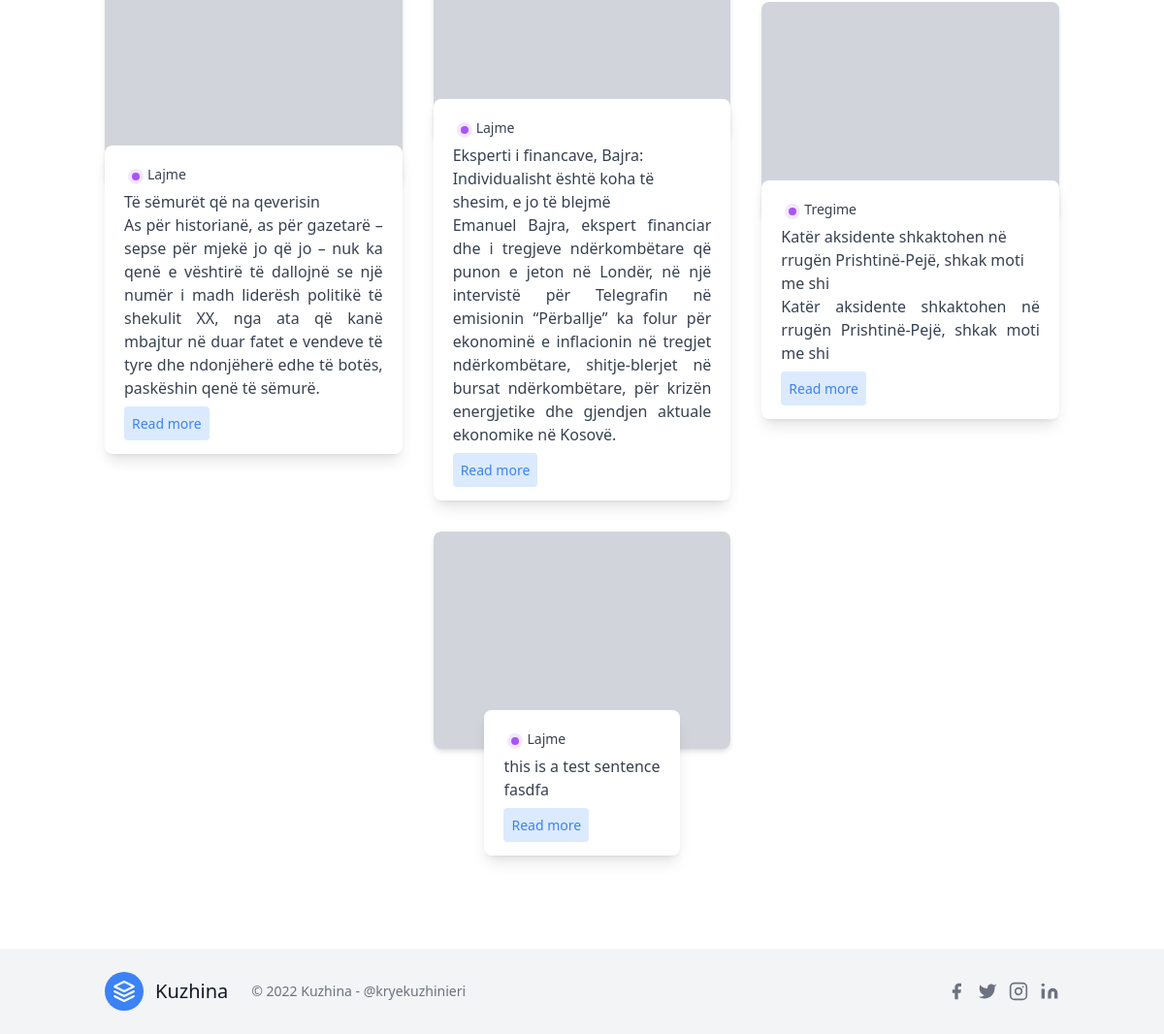
The page /en/search/ (lower part) on the database as committed earlier.
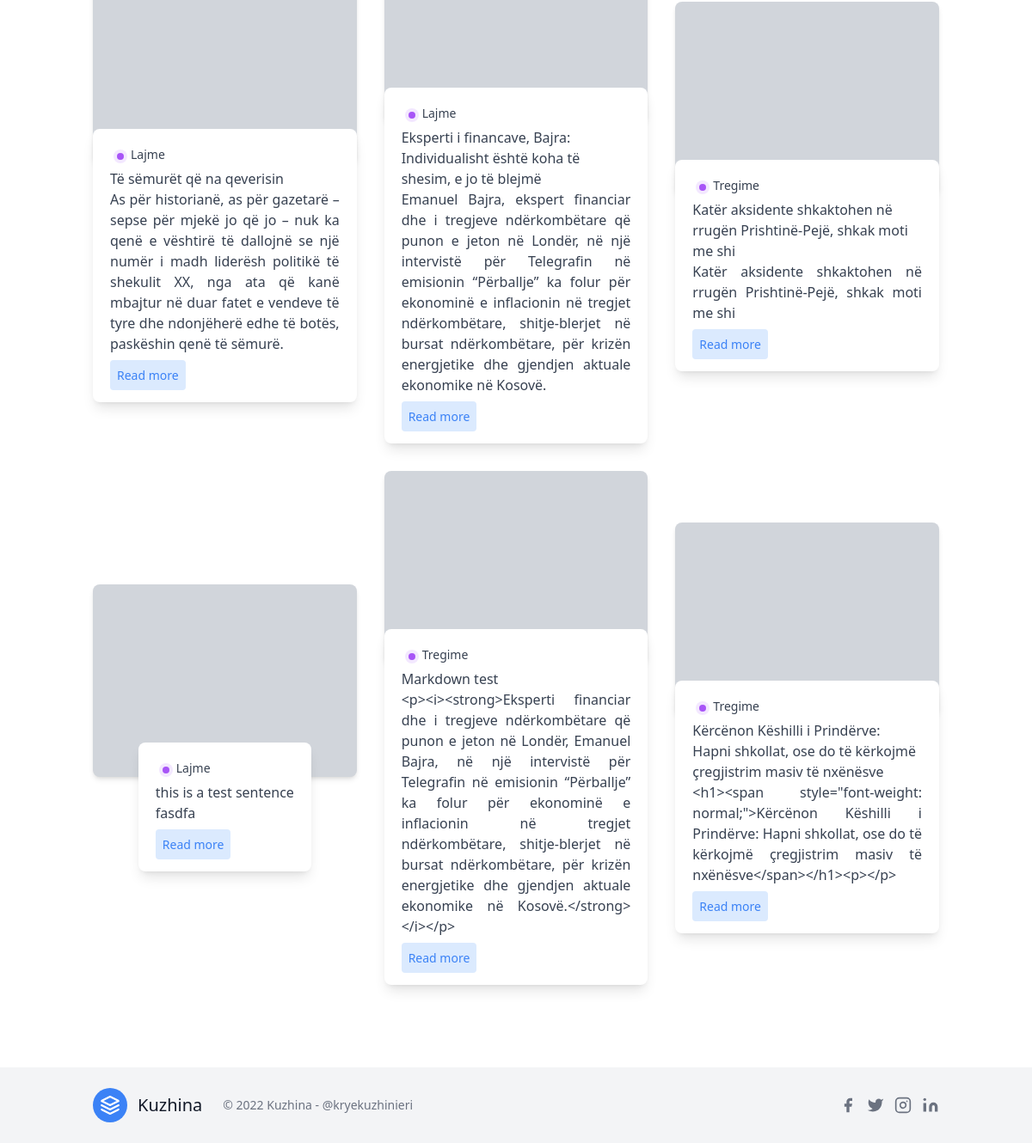
The same page on the database as committed later.
### blog/models.py (models this page shows, shortened)
class Post(models.Model):
    title = models.CharField(_('title'), max_length=100)
    slug = models.SlugField(_('slug'), unique=True, max_length=100)
    overview = models.TextField(_('overview'))
    timestamp = models.DateTimeField(_('timestamp'), auto_now_add=True)
    content = models.TextField(_('content'))
    author = models.ForeignKey(Author, on_delete=models.CASCADE)
    thumbnail = models.ImageField(_('thumbnail'))
    categories = models.ManyToManyField(Category)
    featured = models.BooleanField(_('featured'))

class Category(models.Model):
    title = models.CharField(_('title'), max_length=20)
    subtitle = models.CharField(_('subtitle'), max_length=20)
    slug = models.SlugField(_('slug'), unique=True)
    thumbnail = models.ImageField(_('thumbnail'))
    language = models.CharField(_('Language'), choices=LANGUAGES, max_length=20, default=LANGUAGES[1])

### blog/views.py (the view)
# urls.py: path('search/', search, name="search"),
def search(request):
    queryset = Post.objects.all()
    query = request.GET.get('q')
    if query:
        queryset = queryset.filter(
            Q(title__icontains=query) |
            Q(overview__icontains=query)
        ).distinct()
    context = {
        'object_list': queryset,
    }
    return render(request, "search_results.html", context)

### blog/templatetags/markdown_extras.py (called while the page is built)
@register.simple_tag
def get_categories():
    return Category.objects.all()[0:3]

### templates/search_results.html (shortened to what this page needs)
{% extends 'base.html' %}
{% load i18n %}
{% block content %}
<section class="blog text-gray-700 body-font">
    <div class="container px-5 py-24 mx-auto">
      <div class="flex flex-wrap sm:-m-4 -mx-4 -mb-10 -mt-4">
        {% for obj in object_list %}
        <div class="p-4 md:w-1/3 md:mb-0 mb-6 flex flex-col justify-center items-center max-w-sm mx-auto">
          <div class="bg-gray-300 h-56 w-full rounded-lg shadow-md bg-cover bg-center" style="background-image: url(https://images.unsplash.com/photo-1521185496955-15097b20c5fe?ixlib=rb-1.2.1&ixid=eyJhcHBfaWQiOjEyMDd9&auto=format&fit=crop&w=1951&q=80"></div>
          <div class=" w-70 bg-white -mt-10 shadow-lg rounded-lg overflow-hidden p-5">
            <div class="header-content inline-flex ">
              <div class="category-badge flex-1  h-4 w-4 m rounded-full m-1 bg-purple-100">
                <div class="h-2 w-2 rounded-full m-1 bg-purple-500 " ></div>
              </div>
              {% for category in obj.categories.all %}
              <div class="category-title flex-1 text-sm">
                {{ category.title }}
              </div>
              {% endfor %}
            </div>
              <div class="title-post font-medium">
              {{ obj.title }}
              </div>
              <div class="summary-post text-base text-justify">
                {{ obj.overview }}
              </div>
              <div class="mt-3">
              <a href="{% url 'post' obj.slug %}" class="bg-blue-100 text-blue-500 rounded p-2 text-sm ">
                Read more
              </a>
            </div>
          </div>
        </div>
        {% endfor %}
      </div>
    </div>
</section>
{% endblock %}

Rows that differ between the two databases and show on the page:
added Post: title "Markdown test", overview "<p><i><strong>Eksperti financiar dhe i tregjeve ndërkombëtare që punon e jeton në Londër, Emanuel Bajra, në një intervistë për Telegrafin në emisionin “Përballje” ka folur për ekonominë e inflacionin në tregjet ndërkombëtare, shitje-blerjet në bursat ndërkombëtare, për krizën energjetike dhe gjendjen aktuale ekonomike në Kosovë.</strong></i></p>", Category (title "Tregime")
added Post: title "Kërcënon Këshilli i Prindërve: Hapni shkollat, ose do të kërkojmë çregjistrim masiv të nxënësve", overview "<h1><span style=\"font-weight: normal;\">Kërcënon Këshilli i Prindërve: Hapni shkollat, ose do të kërkojmë çregjistrim masiv të nxënësve</span></h1><p></p>", Category (title "Tregime")
